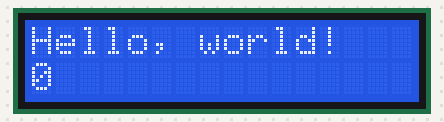
The sketch below on a simulated Arduino Mega 2560, built with avr-gcc and run on an emulated ATmega2560. On the bench: 16×2 character LCD.

Above: at 0.1 s.
At 4.1 s:
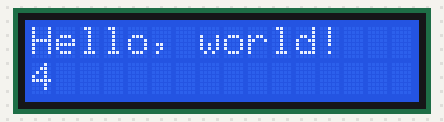
At 9.1 s:
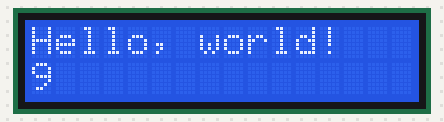
At 19.1 s:
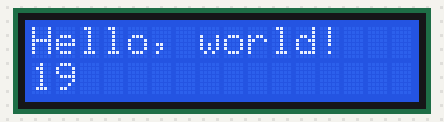
At 29.1 s:
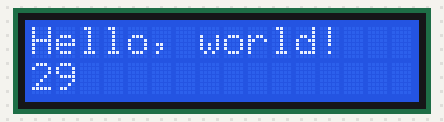
At 39.1 s:
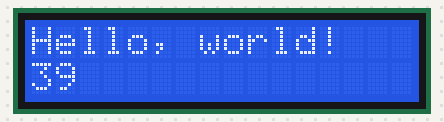

Measured:
- what the display in image 1 shows lasts 1.0 s, from 4.0 s to 5.0 s

The sketch:

display_1602.ino
```cpp
//Bibliothek Liquidcrystal von Arduino / Adafruit installieren, sonst kompilierts nicht
#include <LiquidCrystal.h>

// initialize the library with the numbers of the interface pins
//LiquidCrystal lcd(28, 29, 24, 25, 26, 27);
LiquidCrystal lcd(32, 33, 34, 35, 36, 37);
void setup() {
  // set up the LCD's number of columns and rows:
  lcd.begin(16, 2);
  lcd.print("Hello, world!");
}

void loop() {
  lcd.setCursor(0, 1);
  lcd.print(millis() / 1000);
}
```
